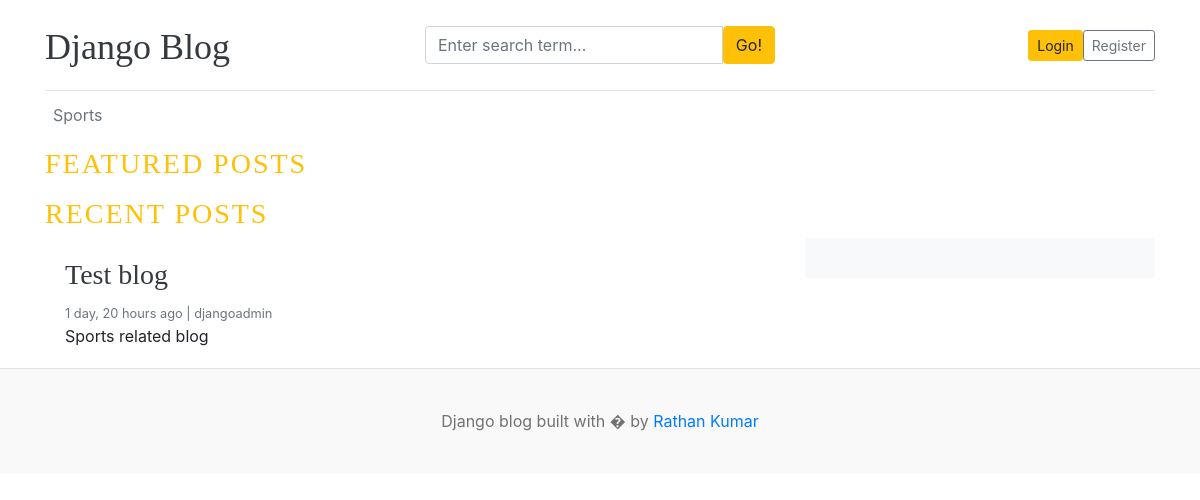
/, run on an earlier commit of the app's database.
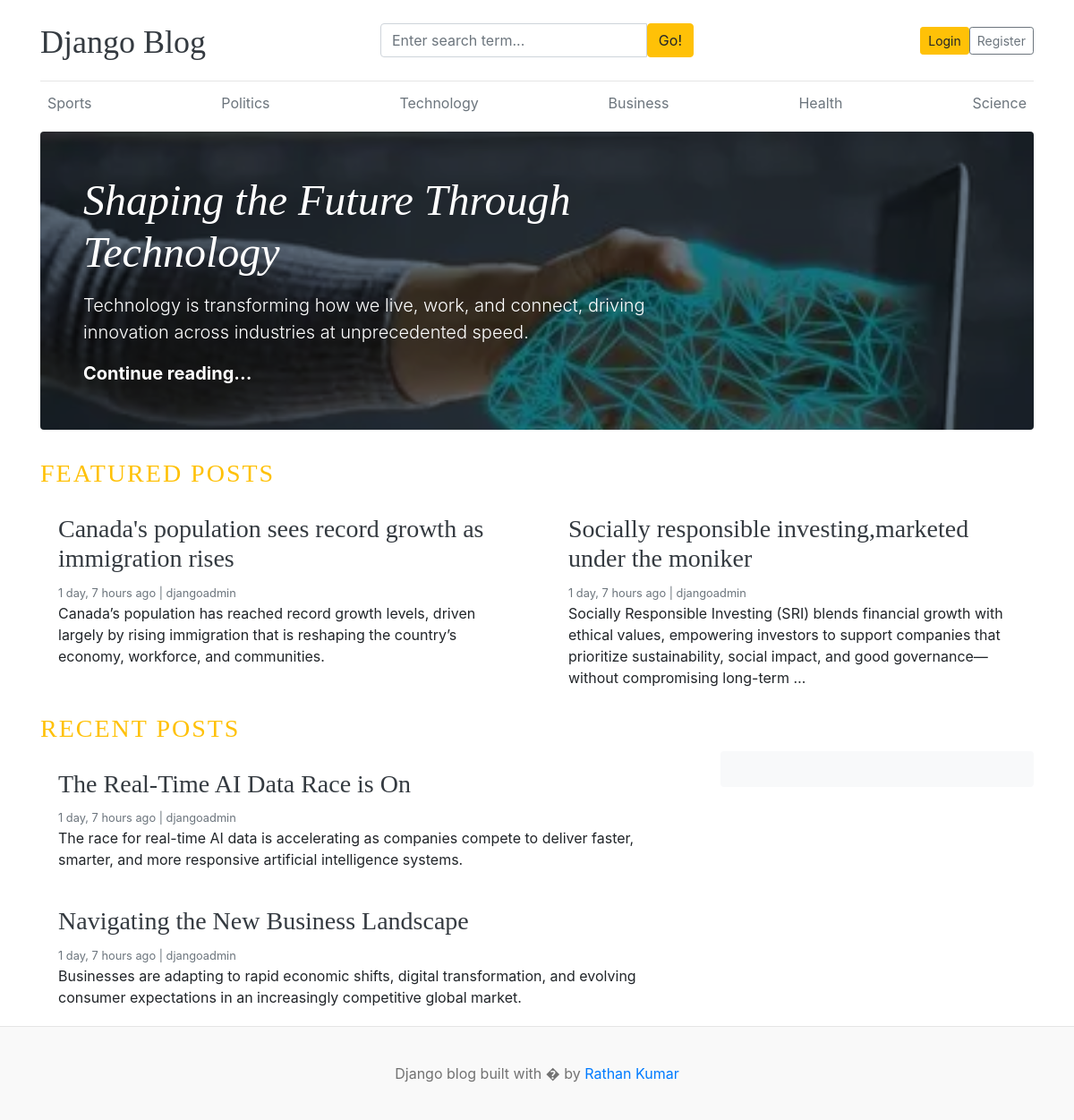
And on a later commit of the database.
### blogs/models.py (models this page shows, shortened)
class Category(models.Model):
    category_name = models.CharField(max_length=50,unique=True)
    created_at = models.DateTimeField(auto_now_add=True)
    updated_at = models.DateTimeField(auto_now=True)
    class Meta:
        verbose_name_plural = 'categories'
    def __str__(self):
        return self.category_name

class Blog(models.Model):
    title = models.CharField(max_length=100,)
    slug = models.SlugField(max_length=150,unique=True,blank=True)
    category = models.ForeignKey(Category,on_delete=models.CASCADE)
    author = models.ForeignKey(User,on_delete=models.CASCADE) # if user deleted the blog related to this user also deleted
    featured_image = models.ImageField(upload_to='uploads/%Y%m%d')
    short_description = models.TextField(max_length=500)
    blog_body = models.TextField(max_length=2000)
    status= models.CharField(max_length=20,choices=STATUS_CHOICES,default ="Draft")
    is_featured = models.BooleanField(default=False)
    created_at = models.DateTimeField(auto_now_add=True)
    updated_at = models.DateTimeField(auto_now=True)
    class Meta:
        verbose_name_plural = 'blogs'

### blog_main/views.py (the view)
# urls.py: 2. Add a URL to urlpatterns:  path('', views.home, name='home')
def home(request):
    print("home view is called")
    categories = Category.objects.all()   # we have declared category as nav bar using context
    print("categories",categories)
    featured_post = Blog.objects.filter(is_featured=True,status ='Published').order_by('updated_at')
    posts = Blog.objects.filter(is_featured=False,status='Published')
    try:
        about = About.objects.get()
    except:
        about = None
    context = {
        'categories':categories,   # we have declared category as nav bar using context
        'featured_post':featured_post,
        'posts':posts,
        'about':about,
    }
    return render(request,'home.html',context)

### blogs/context_processors.py (called while the page is built)
def get_categories(request):
    categories = Category.objects.all()
    return dict(categories = categories)

def get_social_links(request):
    social_links = SocialLink.objects.all()
    return dict(social_links = social_links)

### templates/home.html (shortened to what this page needs)
{%extends 'base.html'%}
{% load static %}
{%block content%}
{% for post in featured_post %}
  {% if forloop.first %}
      <div class="jumbotron p-3 p-md-5 text-white rounded bg-dark" style="background-image: url({{post.featured_image.url}});background-blend-mode: overlay;background-size:cover;">
        <div class="col-md-8 px-0">
          <h1 class="display-4 font-italic">{{post.title}}</h1>
          <p class="lead my-3">{{post.short_description }}</p>
          <p class="lead mb-0"><a href="{% url 'blogs' post.slug %}" class="text-white font-weight-bold">Continue reading...</a></p>
        </div>
      </div>
  {%endif%}
{%endfor%}
<h3 class="text-uppercase text-warning" style="letter-spacing :2px;">Featured Posts</h3>
  <div class="row mb-2">
    {% for post in featured_post %}
      {% if not forloop.first %}
        <div class="col-md-6">
          <div class="card border-0" >
            <div class="card-body">
              <h3><a href = "{% url 'blogs' post.slug%}" class="text-dark">{{post.title}}</a></h3>
              <small class="mb-1 text-muted">{{post.created_at | timesince}} ago | {{post.author}}</small>
              <p class="card-text">{{post.short_description | truncatewords:25 }}</p>
            </div>
          </div>
        </div>
        {% endif %}
    {% endfor%}
  </div>
<h3 class="text-uppercase text-warning" style="letter-spacing :2px;">Recent Posts</h3>
  <main role="main" class="container p-0">
    <div class="row">
      <div class="col-md-8 blog-main">
        {% for post in posts%}
          <div class="card border-0" >
            <div class="card-body">
              <h3><a href = "{% url 'blogs' post.slug%}" class="text-dark">{{post.title}}</a></h3>
              <small class="mb-1 text-muted">{{post.created_at | timesince}} ago | {{post.author}}</small>
              <p class="card-text">{{post.short_description | truncatewords:25}}</p>
            </div>
          </div>
          {%endfor%}
      </div>
      <aside class="col-md-4 blog-sidebar">
        <div class="p-3 mb-3 bg-light rounded">
        </div>
      </aside>
    </div>
  </main>
</div>
{%endblock%}

### templates/base.html (shortened to what this page needs)
{% load static %}
<!DOCTYPE html>
<html lang="en">
<head>
    <link href="https://getbootstrap.com/docs/4.0/dist/css/bootstrap.min.css" rel="stylesheet">
    <link href="{% static 'css/blog.css' %}" rel="stylesheet">
  </head>
<body>
   <div class="container">
    <header class="blog-header py-3">
        <div class="row flex-nowrap justify-content-between align-items-center">
            <div class="col-4 pt-1">
                <a class="blog-header-logo text-dark" href="/">Django Blog</a>
            </div>
            <div class="col-md-4">
                <form action="{% url 'search' %}" method="GET">
                <div class="input-group">
                    <input class="form-control" type="text" name="keyword" value="{{keyword}}" placeholder="Enter search term..."/>
                    <button class="btn btn-warning" type="submit">Go!</button>
                </div>
                </form>
            </div>
      <div class="col-4 d-flex justify-content-end align-items-center">
        {%if not user.is_authenticated%}
        <a class="btn btn-sm btn-warning" href="{% url 'login' %}">Login</a>
        <a class="btn btn-sm btn-outline-secondary" href="{% url 'register' %}">Register</a>
        {%else%}
        <span>You are logged in as {{user}}</span>
        &emsp;
        <span><a href="{%url 'logout'%}">Logout</a></span>
        {%endif%}
      </div>
    </div>
  </header>
      <div class="nav-scroller py-1 mb-2">
        <nav class="nav d-flex justify-content-between">
          {% for cat in categories%}
          <a class="p-2 text-muted" href="{% url 'post_by_category' cat.id%}">{{cat.category_name}}</a>
          {%endfor%}
        </nav>
      </div>
{%block content%}
{%endblock%}
<footer class="blog-footer">
  <p>Django blog built with � by <a href="#">Rathan Kumar</a></p>
</footer>
</body>
</html>

### blog_main/static/css/blog.css (style rules this page uses)
.blog-header { border-bottom: 1px solid #e5e5e5; }
.blog-header-logo { font-family: "Playfair Display", Georgia, "Times New Roman", serif; font-size: 2.25rem; }
h1, h2, h3, h4, h5, h6 { font-family: "Playfair Display", Georgia, "Times New Roman", serif; }
.display-4 { font-size: 2.5rem; }
@media (min-width: 768px) { .display-4 { font-size: 3rem; } }
.blog-footer { padding: 2.5rem 0; color: #727272; text-align: center; background-color: #f9f9f9; border-top: .05rem solid #e5e5e5; }
.blog-footer p:last-child { margin-bottom: 0; }

What changed in the data, as far as the page shows it:
removed Blog: title "Test blog", created_at "1 day, 20 hours", author "djangoadmin", short_description "Sports related blog", shown under "RECENT POSTS"
added Category: category_name "Politics"
added Category: category_name "Technology"
added Category: category_name "Business"
added Category: category_name "Health"
added Category: category_name "Science"
added Blog: featured_image (picture), title "Shaping the Future Through Technology", short_description "Technology is transforming how we live, work, and connect, driving innovation across industries at unprecedented speed."
added Blog: title "Canada's population sees record growth as immigration rises", created_at "1 day, 7 hours", author "djangoadmin", short_description "Canada’s population has reached record growth levels, driven largely by rising immigration that is reshaping the country’s economy, workforce, and communities.", shown under "FEATURED POSTS"
added Blog: title "Socially responsible investing,marketed under the moniker", created_at "1 day, 7 hours", author "djangoadmin", short_description "Socially Responsible Investing (SRI) blends financial growth with ethical values, empowering investors to support companies that prioritize sustainability, social impact, and good governance—without compromising long-term …", shown under "FEATURED POSTS"
added Blog: title "The Real-Time AI Data Race is On", created_at "1 day, 7 hours", author "djangoadmin", short_description "The race for real-time AI data is accelerating as companies compete to deliver faster, smarter, and more responsive artificial intelligence systems.", shown under "RECENT POSTS"
added Blog: title "Navigating the New Business Landscape", created_at "1 day, 7 hours", author "djangoadmin", short_description "Businesses are adapting to rapid economic shifts, digital transformation, and evolving consumer expectations in an increasingly competitive global market.", shown under "RECENT POSTS"
